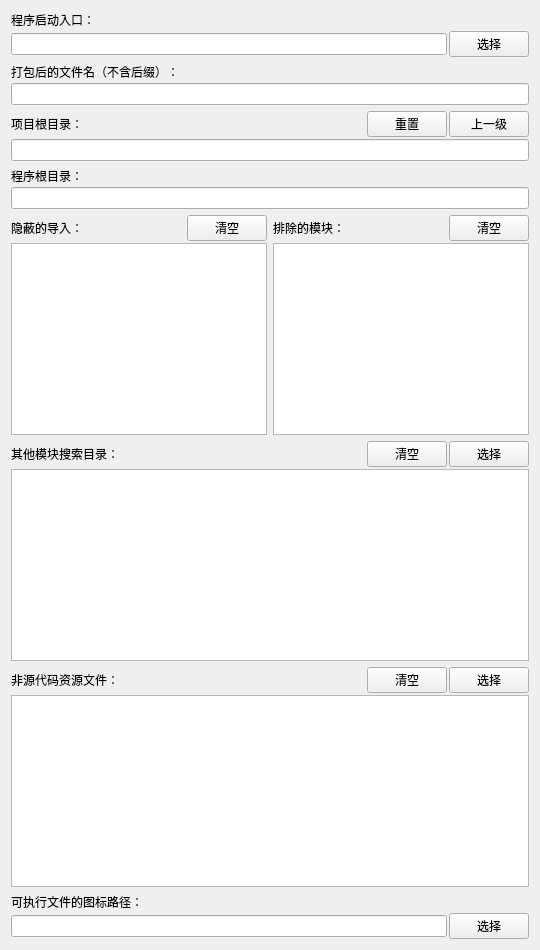
       <widget class="QWidget" name="tab_project_files">
        <attribute name="title">
         <string>项目文件</string>
        </attribute>
        <layout class="QVBoxLayout" name="verticalLayout_28">
         <item>
          <layout class="QVBoxLayout" name="verticalLayout_2">
           <property name="spacing">
            <number>2</number>
           </property>
           <item>
            <widget class="QLabel" name="label">
             <property name="text">
              <string>程序启动入口：</string>
             </property>
            </widget>
           </item>
           <item>
            <layout class="QHBoxLayout" name="horizontalLayout_3" stretch="1,0">
             <item>
              <widget class="QLineEdit" name="uiLineEdit_program_entry_old">
               <property name="toolTip">
                <string>要打包的程序的启动入口(*.py *.pyw *.pyc *.spec)，此项必填。
如果指定了SPEC文件，则以下绝大部分项目文件及生成控制都将不生效。</string>
               </property>
              </widget>
             </item>
             <item>
              <widget class="QPushButton" name="uiPushButton_select_program_entry">
               <property name="text">
                <string>选择</string>
               </property>
              </widget>
             </item>
            </layout>
           </item>
          </layout>
         </item>
         <item>
          <layout class="QVBoxLayout" name="verticalLayout_19">
           <property name="spacing">
            <number>2</number>
           </property>
           <item>
            <widget class="QLabel" name="label_13">
             <property name="text">
              <string>打包后的文件名（不含后缀）：</string>
             </property>
            </widget>
           </item>
           <item>
            <widget class="QLineEdit" name="uiLineEdit_output_name">
             <property name="toolTip">
              <string>对应选项：-n, --name
打包完成后的 exe 可执行文件文件的名称，此项留空则使用程序启动入口文件名。</string>
             </property>
            </widget>
           </item>
          </layout>
         </item>
         <item>
          <layout class="QVBoxLayout" name="verticalLayout">
           <property name="spacing">
            <number>2</number>
           </property>
           <item>
            <layout class="QHBoxLayout" name="horizontalLayout_20" stretch="1,0,0">
             <item>
              <widget class="QLabel" name="label_2">
               <property name="text">
                <string>项目根目录：</string>
               </property>
              </widget>
             </item>
             <item>
              <widget class="QPushButton" name="uiPushButton_reset_root_level">
               <property name="toolTip">
                <string>将项目根目录重置为程序启动入口所在目录。</string>
               </property>
               <property name="text">
                <string>重置</string>
               </property>
              </widget>
             </item>
             <item>
              <widget class="QPushButton" name="uiPushButton_up_level_root">
               <property name="toolTip">
                <string>将项目根目录向上移一级。</string>
               </property>
               <property name="text">
                <string>上一级</string>
               </property>
              </widget>
             </item>
            </layout>
           </item>
           <item>
            <widget class="QLineEdit" name="uiLineEdit_project_root">
             <property name="toolTip">
              <string>是指当前程序项目的起始目录，主要用于确定虚拟环境的创建位置。</string>
             </property>
             <property name="readOnly">
              <bool>true</bool>
             </property>
            </widget>
           </item>
          </layout>
         </item>
         <item>
          <layout class="QVBoxLayout" name="verticalLayout_29">
           <property name="spacing">
            <number>2</number>
           </property>
           <item>
            <layout class="QHBoxLayout" name="horizontalLayout_34" stretch="1">
             <item>
              <widget class="QLabel" name="label_31">
               <property name="text">
                <string>程序根目录：</string>
               </property>
              </widget>
             </item>
            </layout>
           </item>
           <item>
            <widget class="QLineEdit" name="uiLineEdit_program_root">
             <property name="toolTip">
              <string>程序运行所需文件目录结构的起始目录，选择程序启动入口文件后自动确定。
较完善的项目通常会在项目目录里单独用一个目录来存放程序源代码，以免项目其他文件与程序运行相关文件混淆，而源代码的起始目录即为“程序根目录”。
程序根目录是“项目根目录”的一部分，但也可以和项目根目录相同，视你的项目结构而定。
请将你的程序设计为“程序启动入口文件”是“程序根目录”的直接子文件以便适应 Pyinstaller。</string>
             </property>
             <property name="toolTipDuration">
              <number>60000</number>
             </property>
             <property name="readOnly">
              <bool>true</bool>
             </property>
            </widget>
           </item>
          </layout>
         </item>
         <item>
          <layout class="QHBoxLayout" name="horizontalLayout_31">
           <item>
            <layout class="QVBoxLayout" name="verticalLayout_5">
             <property name="spacing">
              <number>2</number>
             </property>
             <item>
              <layout class="QHBoxLayout" name="horizontalLayout_19" stretch="1,0">
               <item>
                <widget class="QLabel" name="label_26">
                 <property name="text">
                  <string>隐蔽的导入：</string>
                 </property>
                </widget>
               </item>
               <item>
                <widget class="QPushButton" name="uiPushButton_clear_hidden_imports">
                 <property name="text">
                  <string>清空</string>
                 </property>
                </widget>
               </item>
              </layout>
             </item>
             <item>
              <widget class="QPlainTextEdit" name="uiPlainTextEdit_hidden_imports">
               <property name="toolTip">
                <string>对应选项：--hidden-import, --hiddenimport
某些模块可能会被通过隐蔽的方式导入导致 Pyinstaller 没有发现它，将没有被发现的模块名填入此处以使 Pyinstaller 主动包含这些模块。
每行一个模块名称，&quot;名称&quot;是指 Python 代码中 import 语句所使用的模块名称，区分大小写。</string>
               </property>
               <property name="lineWrapMode">
                <enum>QPlainTextEdit::NoWrap</enum>
               </property>
              </widget>
             </item>
            </layout>
           </item>
           <item>
            <layout class="QVBoxLayout" name="verticalLayout_17">
             <property name="spacing">
              <number>2</number>
             </property>
             <item>
              <layout class="QHBoxLayout" name="horizontalLayout_21" stretch="1,0">
               <item>
                <widget class="QLabel" name="label_27">
                 <property name="text">
                  <string>排除的模块：</string>
                 </property>
                </widget>
               </item>
               <item>
                <widget class="QPushButton" name="uiPushButton_clear_exclude_module">
                 <property name="text">
                  <string>清空</string>
                 </property>
                </widget>
               </item>
              </layout>
             </item>
             <item>
              <widget class="QPlainTextEdit" name="uiPlainTextEdit_exclude_modules">
               <property name="toolTip">
                <string>对应选项：--exclude-module
如果您不想让 Pyinstaller 打包某些模块，则请把模块名称填入此处，每行一个。
以上&quot;名称&quot;是指 Python 代码中 import 语句所使用的模块名称，区分大小写。</string>
               </property>
               <property name="lineWrapMode">
                <enum>QPlainTextEdit::NoWrap</enum>
               </property>
              </widget>
             </item>
            </layout>
           </item>
          </layout>
         </item>
         <item>
          <layout class="QVBoxLayout" name="verticalLayout_3">
           <property name="spacing">
            <number>2</number>
           </property>
           <item>
            <layout class="QHBoxLayout" name="horizontalLayout_5" stretch="1,0,0">
             <item>
              <widget class="QLabel" name="label_3">
               <property name="text">
                <string>其他模块搜索目录：</string>
               </property>
              </widget>
             </item>
             <item>
              <widget class="QPushButton" name="uiPushButton_clear_module_search_path">
               <property name="toolTip">
                <string>清空其他模块搜索目录文本框。</string>
               </property>
               <property name="text">
                <string>清空</string>
               </property>
              </widget>
             </item>
             <item>
              <widget class="QPushButton" name="uiPushButton_select_module_search_path">
               <property name="text">
                <string>选择</string>
               </property>
              </widget>
             </item>
            </layout>
           </item>
           <item>
            <widget class="QTextEdit" name="uiTextEdit_module_search_path_old"/>
           </item>
          </layout>
         </item>
         <item>
          <layout class="QVBoxLayout" name="verticalLayout_4">
           <property name="spacing">
            <number>2</number>
           </property>
           <item>
            <layout class="QHBoxLayout" name="horizontalLayout_6" stretch="1,0,0">
             <item>
              <widget class="QLabel" name="label_4">
               <property name="text">
                <string>非源代码资源文件：</string>
               </property>
              </widget>
             </item>
             <item>
              <widget class="QPushButton" name="uiPushButton_clear_other_data">
               <property name="text">
                <string>清空</string>
               </property>
              </widget>
             </item>
             <item>
              <widget class="QPushButton" name="uiPushButton_select_other_data">
               <property name="text">
                <string>选择</string>
               </property>
              </widget>
             </item>
            </layout>
           </item>
           <item>
            <widget class="QTextEdit" name="uiTextEdit_other_data_old"/>
           </item>
          </layout>
         </item>
         <item>
          <layout class="QVBoxLayout" name="verticalLayout_8">
           <property name="spacing">
            <number>2</number>
           </property>
           <item>
            <widget class="QLabel" name="label_7">
             <property name="text">
              <string>可执行文件的图标路径：</string>
             </property>
            </widget>
           </item>
           <item>
            <layout class="QHBoxLayout" name="horizontalLayout_11" stretch="1,0">
             <item>
              <widget class="QLineEdit" name="uiLineEdit_file_icon_path_old"/>
             </item>
             <item>
              <widget class="QPushButton" name="uiPushButton_select_file_icon">
               <property name="text">
                <string>选择</string>
               </property>
              </widget>
             </item>
            </layout>
           </item>
          </layout>
         </item>
        </layout>
       </widget>
